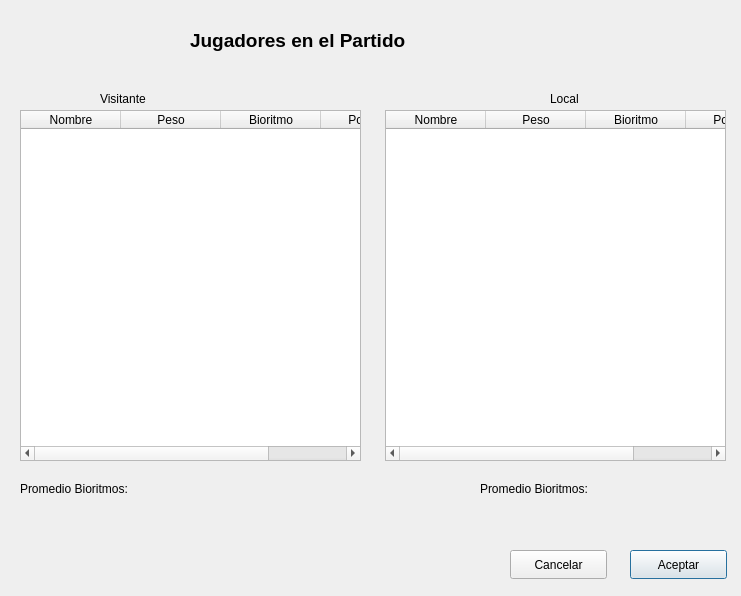
<?xml version="1.0" encoding="UTF-8"?>
<ui version="4.0">
 <class>Dialog</class>
 <widget class="QDialog" name="Dialog">
  <property name="geometry">
   <rect>
    <x>0</x>
    <y>0</y>
    <width>741</width>
    <height>596</height>
   </rect>
  </property>
  <property name="windowTitle">
   <string>Dialog</string>
  </property>
  <widget class="QLabel" name="label">
   <property name="geometry">
    <rect>
     <x>100</x>
     <y>90</y>
     <width>71</width>
     <height>17</height>
    </rect>
   </property>
   <property name="text">
    <string>Visitante</string>
   </property>
  </widget>
  <widget class="QLabel" name="label_2">
   <property name="geometry">
    <rect>
     <x>550</x>
     <y>90</y>
     <width>41</width>
     <height>17</height>
    </rect>
   </property>
   <property name="text">
    <string>Local</string>
   </property>
  </widget>
  <widget class="QTableWidget" name="tablaJugVis">
   <property name="geometry">
    <rect>
     <x>20</x>
     <y>110</y>
     <width>341</width>
     <height>351</height>
    </rect>
   </property>
   <property name="columnCount">
    <number>4</number>
   </property>
   <column>
    <property name="text">
     <string>Nombre</string>
    </property>
   </column>
   <column>
    <property name="text">
     <string>Peso</string>
    </property>
   </column>
   <column>
    <property name="text">
     <string>Bioritmo</string>
    </property>
   </column>
   <column>
    <property name="text">
     <string>Posicion</string>
    </property>
   </column>
  </widget>
  <widget class="QTableWidget" name="tablaJugLocal">
   <property name="geometry">
    <rect>
     <x>385</x>
     <y>110</y>
     <width>341</width>
     <height>351</height>
    </rect>
   </property>
   <column>
    <property name="text">
     <string>Nombre</string>
    </property>
   </column>
   <column>
    <property name="text">
     <string>Peso</string>
    </property>
   </column>
   <column>
    <property name="text">
     <string>Bioritmo</string>
    </property>
   </column>
   <column>
    <property name="text">
     <string>Posicion</string>
    </property>
   </column>
  </widget>
  <widget class="QPushButton" name="botonAceptar">
   <property name="geometry">
    <rect>
     <x>630</x>
     <y>550</y>
     <width>97</width>
     <height>29</height>
    </rect>
   </property>
   <property name="text">
    <string>Aceptar</string>
   </property>
  </widget>
  <widget class="QPushButton" name="botonCancelar">
   <property name="geometry">
    <rect>
     <x>510</x>
     <y>550</y>
     <width>97</width>
     <height>29</height>
    </rect>
   </property>
   <property name="text">
    <string>Cancelar</string>
   </property>
  </widget>
  <widget class="QLabel" name="label_3">
   <property name="geometry">
    <rect>
     <x>20</x>
     <y>480</y>
     <width>141</width>
     <height>17</height>
    </rect>
   </property>
   <property name="text">
    <string>Promedio Bioritmos:</string>
   </property>
  </widget>
  <widget class="QLabel" name="label_4">
   <property name="geometry">
    <rect>
     <x>190</x>
     <y>30</y>
     <width>251</width>
     <height>21</height>
    </rect>
   </property>
   <property name="font">
    <font>
     <pointsize>14</pointsize>
     <weight>75</weight>
     <bold>true</bold>
    </font>
   </property>
   <property name="text">
    <string>Jugadores en el Partido</string>
   </property>
  </widget>
  <widget class="QLabel" name="label_5">
   <property name="geometry">
    <rect>
     <x>480</x>
     <y>480</y>
     <width>141</width>
     <height>17</height>
    </rect>
   </property>
   <property name="text">
    <string>Promedio Bioritmos:</string>
   </property>
  </widget>
  <widget class="QLabel" name="labelPromBRVis">
   <property name="geometry">
    <rect>
     <x>210</x>
     <y>480</y>
     <width>64</width>
     <height>17</height>
    </rect>
   </property>
   <property name="text">
    <string/>
   </property>
  </widget>
  <widget class="QLabel" name="labelPromBRLocal">
   <property name="geometry">
    <rect>
     <x>670</x>
     <y>480</y>
     <width>64</width>
     <height>17</height>
    </rect>
   </property>
   <property name="text">
    <string/>
   </property>
  </widget>
 </widget>
 <resources/>
 <connections/>
</ui>
